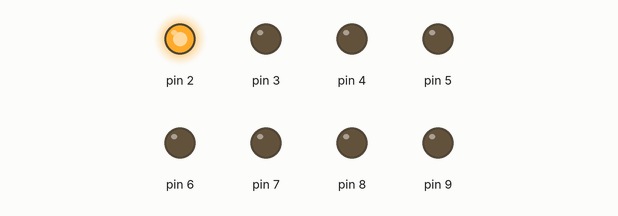
The sketch below on a simulated Arduino Uno, built with avr-gcc and run on an emulated ATmega328P. Shown: output pins drawn as LEDs (lit = HIGH).

Above: at 0.5 s.
At 2.5 s:
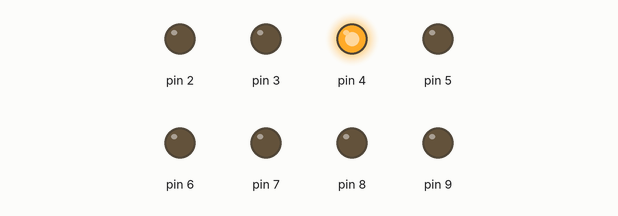
At 3.5 s:
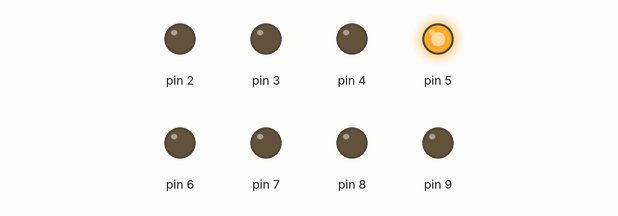
At 4.5 s:
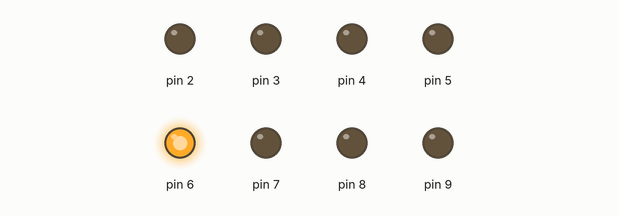
At 6.5 s:
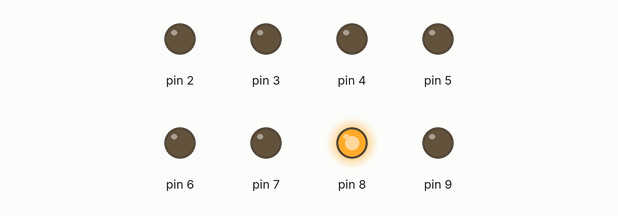
At 9.5 s:
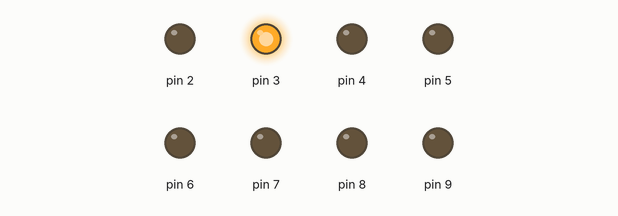
Timing chart, 0 to 10.4 s (numbered marks = the images above):
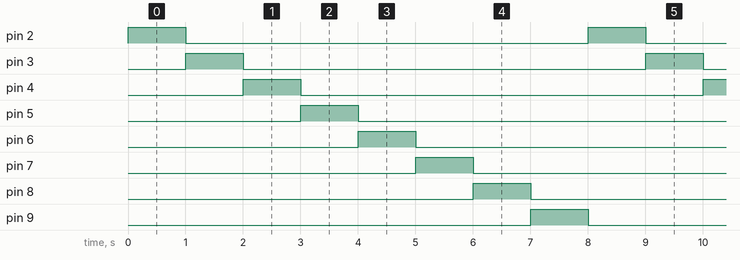

The sketch:

job7.ino
```cpp
void setup() {
  pinMode(2, OUTPUT);
  pinMode(3, OUTPUT);
  pinMode(4, OUTPUT);
  pinMode(5, OUTPUT);
  pinMode(6, OUTPUT);
  pinMode(7, OUTPUT);
  pinMode(8, OUTPUT);
  pinMode(9, OUTPUT);
  Serial.begin(9600);
}

void loop() {
  for(int i = 2; i < 10; i++) {
    if(i == 2) {
    	digitalWrite(9, LOW);
    }
    digitalWrite(i-1, LOW);
    digitalWrite(i, HIGH);
    delay(1000);
  }
}
```

Measured:
- by itself, pin 2–9: alternates HIGH for 1.0 s and LOW for 7.0 s
- by itself, everything shown: repeats every 8.0 s, in 8 steps
